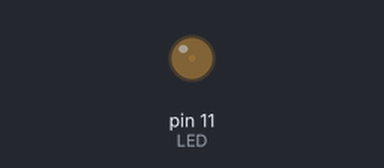
The sketch below on a simulated Arduino Uno, built with avr-gcc and run on an emulated ATmega328P. Parts: output pins drawn as LEDs (lit = HIGH).

Above: at 0.05 s.
At 1.3 s:
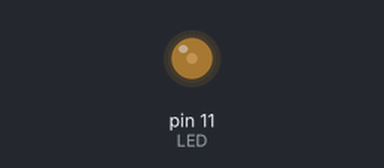
At 2.55 s:
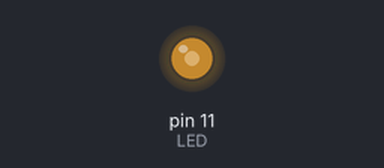
At 5.1 s:
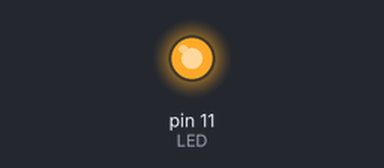
Timing chart, 0 to 6.7 s (numbered marks = the images above):
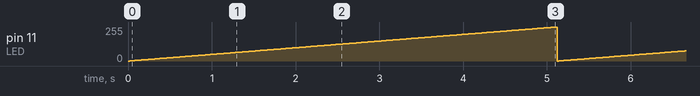

Measured:
- by itself, pin 11 (LED): ramps from 0/255 to 255/255 and jumps back, once every 5.1 s

The sketch:

fade.ino
```cpp
const int LED = 11;
int i = 0;

void setup() {
  pinMode(LED, OUTPUT);
}

void loop() {
  for (i = 0; 1 <255; i++) {
    analogWrite(LED, i);
    delay(20);
  }

  for (i =255; 1 > 0; i--) {
  analogWrite(LED, i);
  delay(20);
}
}
```
